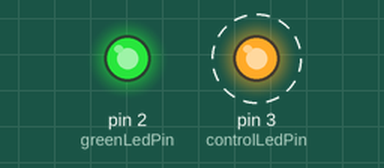
The sketch below on a simulated Arduino Uno, built with avr-gcc and run on an emulated ATmega328P. Shown: output pins drawn as LEDs (lit = HIGH). Dashed ring = blinking.

Above: at 0.05 s.
Timing chart, 0 to 3.0 s (numbered marks = the images above):
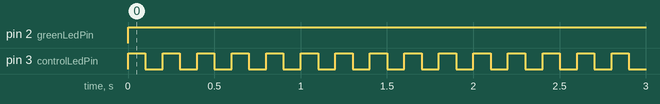

The sketch:

sketch_jul15a_pir_sensor.ino
```cpp
    /*
     * PIR sensor tester
     */
    int inputPin = 0;               // choose the input pin (for PIR sensor)
    int redLedPin = 1;
    int greenLedPin = 2;                // choose the pin for the LED
    int controlLedPin = 3;
    int pirState = LOW;             // we start, assuming no motion detected
    int val = 0;                    // variable for reading the pin status

    int flag = true;

    void setup() {
      pinMode(redLedPin, OUTPUT);      // declare LED as output
      pinMode(greenLedPin, OUTPUT);      // declare LED as output
      pinMode(controlLedPin, OUTPUT);
      pinMode(inputPin, INPUT);     // declare sensor as input

      Serial.begin(9600);
    }

    void loop(){

      if (flag) {
        digitalWrite(controlLedPin, HIGH);
        flag = false;
      } else {
        digitalWrite(controlLedPin, LOW);
        flag = true;
      }

      val = digitalRead(inputPin);  // read input value
      if (val == HIGH) {            // check if the input is HIGH
        digitalWrite(redLedPin, HIGH);  // turn LED ON
        digitalWrite(greenLedPin, LOW);  // turn LED ON
        if (pirState == LOW) {
          // we have just turned on
          Serial.println("Motion detected!");
          // We only want to print on the output change, not state
          pirState = HIGH;
        }
      } else {
        digitalWrite(redLedPin, LOW); // turn LED OFF
        digitalWrite(greenLedPin, HIGH);  // turn LED ON
        if (pirState == HIGH){
          // we have just turned of
          Serial.println("Motion ended!");
          // We only want to print on the output change, not state
          pirState = LOW;
        }
      }

      delay(100);
    }
```

Measured:
- by itself, pin 2 (greenLedPin): LOW → HIGH at 0.00 s
- by itself, pin 3 (controlLedPin): alternates HIGH for 0.10 s and LOW for 0.10 s
